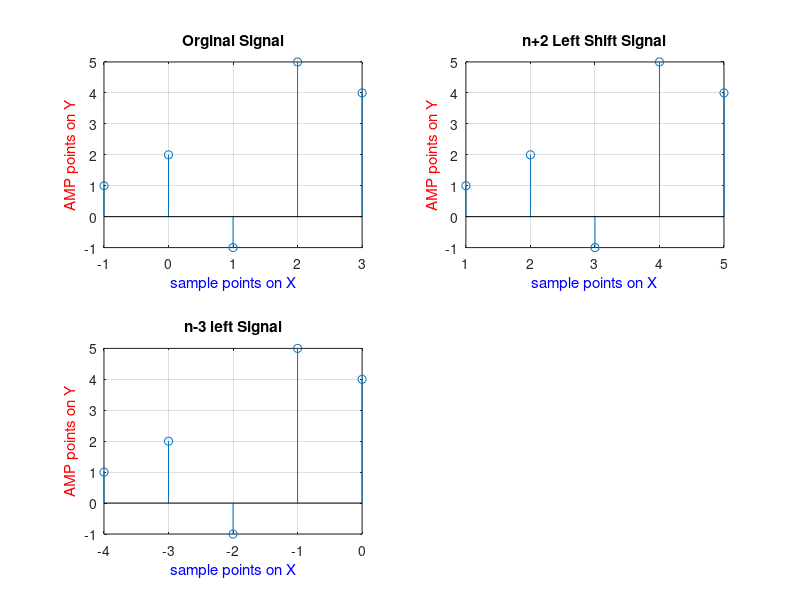

The MATLAB script that drew this image:
%©ALRAAAFI (ID-22111128:JSTUCSE4th)
clc;
clear all;
close all;

x = [1,2,-1,5,4]; % p =1
n = -1:3;

%right shift +ve
n1 = n+2;

%left shift -ve
n2 = n-3;




subplot(2,2, 1);
stem( n,x );
grid on;
xlabel('sample points on X','Color',[0,0,1]);
ylabel('AMP points on Y','Color',[1,0,0]);
title('Orginal Signal')



subplot(2,2, 2);
stem( n1,x );
grid on;
xlabel('sample points on X','Color',[0,0,1]);
ylabel('AMP points on Y','Color',[1,0,0]);
title('n+2 Left Shift Signal')



subplot(2,2, 3);
stem( n2,x );
grid on;
xlabel('sample points on X','Color',[0,0,1]);
ylabel('AMP points on Y','Color',[1,0,0]);
title('n-3 left Signal')